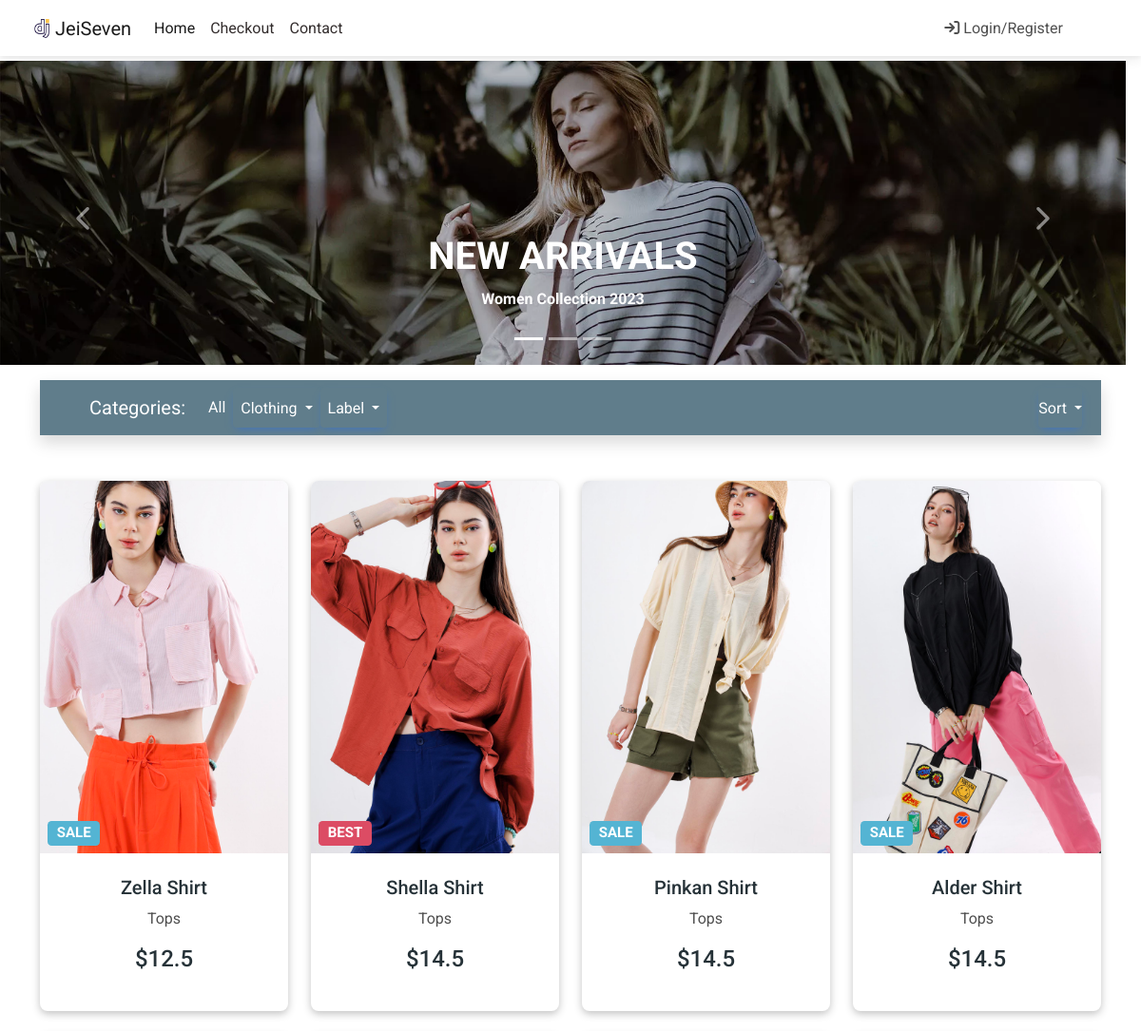
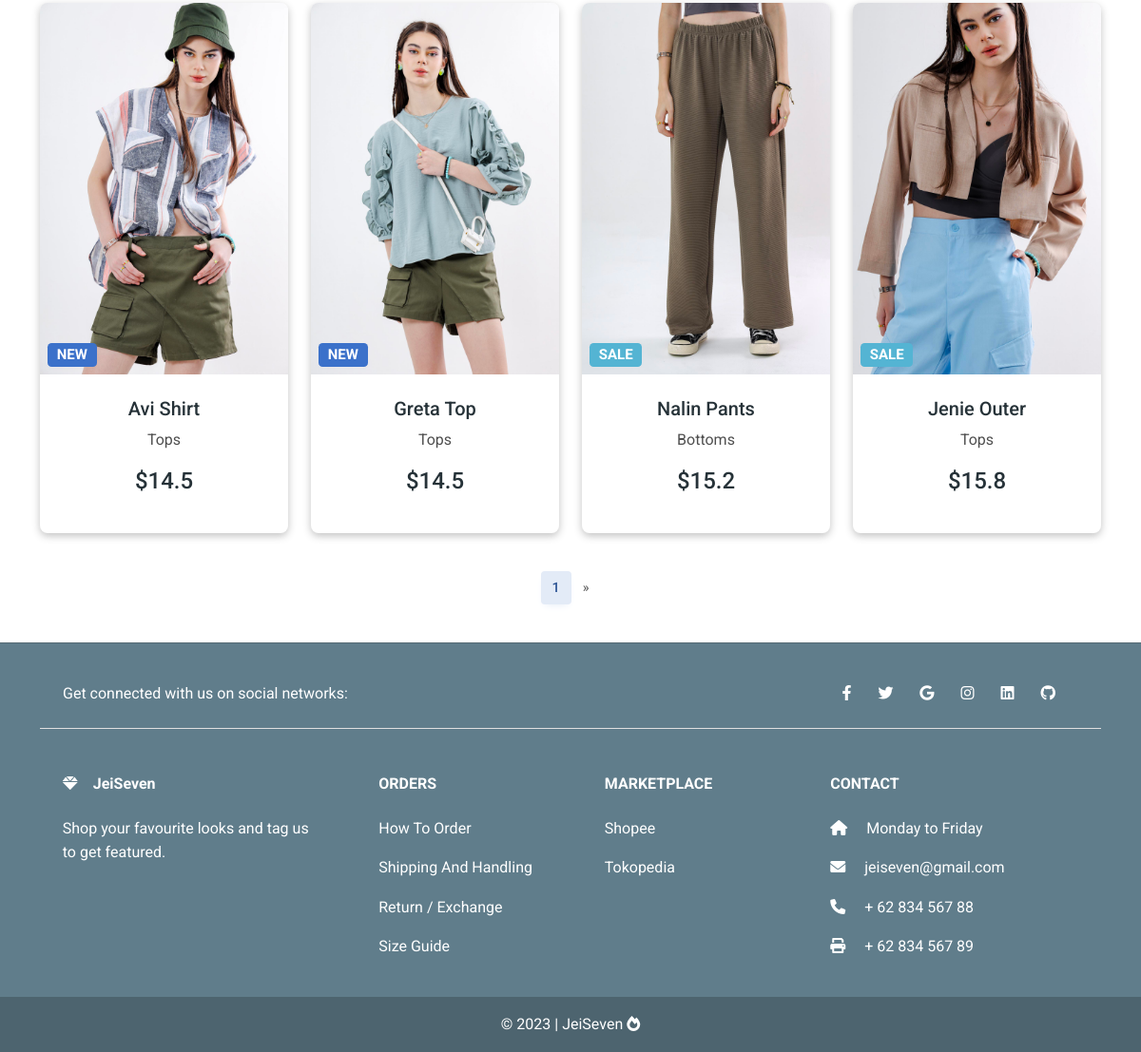
/sort/, run on the app's committed database (2 pictures, top to bottom).
### toko/models.py (models this page shows, shortened)
class ProdukItem(models.Model):
    nama_produk = models.CharField(max_length=100)
    harga = models.FloatField()
    harga_diskon = models.FloatField(blank=True, null=True)
    slug = models.SlugField(unique=True)
    deskripsi = models.TextField()
    gambar = models.ImageField(upload_to='product_pics')
    label = models.CharField(choices=PILIHAN_LABEL, max_length=4)
    kategori = models.CharField(choices=PILIHAN_KATEGORI, max_length=2)
    def get_absolute_url(self):
        return reverse("toko:produk-detail", kwargs={
            "slug": self.slug
            })

### toko/views.py (the view)
# urls.py: path('sort/', views.SortListView.as_view(), name="sort-asc"),
class SortListView(generic.ListView):
    template_name = 'sort.html'
    queryset = ProdukItem.objects.all().order_by('harga')
    paginate_by = 8

### ecomm/templates/sort.html (shortened to what this page needs)
{% extends 'base.html' %}
{% block content %}
{% include 'carousel.html' %}
<main>
    <div class="container">
        <nav class="navbar navbar-expand-lg navbar-dark mt-3 mb-5 shadow p-2" style="background-color: #607D8B">
            <div class="container-fluid">
                <a class="navbar-brand" href="#">Categories:</a>
                <div class="collapse navbar-collapse" id="navbarSupportedContent2">
                    <ul class="navbar-nav me-auto mb-2 mb-lg-0">
                        <li class="nav-item active">
                            <a class="nav-link text-white" href="{% url 'toko:products' %}">All</a>
                        </li>
                        <li class="nav-item">
                            <div class="dropdown">
                              <button
                                class="btn btn-primary dropdown-toggle nav-link text-white text-capitalize"
                                style="background-color: #607D8B"
                                type="button"
                                id="dropdownMenuButton"
                                data-mdb-toggle="dropdown"
                                aria-expanded="false"
                              >
                                Clothing
                              </button>
                            </div>
                          </li>
                          <li class="nav-item">
                            <div class="dropdown">
                              <button
                                class="btn btn-primary dropdown-toggle nav-link text-white text-capitalize"
                                style="background-color: #607D8B"
                                type="button"
                                id="dropdownMenuButton"
                                data-mdb-toggle="dropdown"
                                aria-expanded="false"
                              >
                                Label
                              </button>
                            </div>
                          </li>
                    </ul>
                    <div class="dropdown">
                      <button
                        class="btn btn-primary dropdown-toggle nav-link text-white text-capitalize"
                        style="background-color: #607d8b"
                        type="button"
                        id="dropdownMenuButton"
                        data-mdb-toggle="dropdown"
                        aria-expanded="false"
                      >
                        Sort
                      </button>
                    </div>
                </div>
            </div>
        </nav>
        <section>
            <div class="text-center">
              <div class="row">
                {% for pItem in object_list %}
                <div class="col-lg-3 col-md-6 mb-4">
                  <div class="card">
                    <div class="bg-image hover-zoom ripple ripple-surface ripple-surface-light"
                      data-mdb-ripple-color="light">
                      <img src="{{ pItem.gambar.url }}"
                        class="w-100" />
                      <a href="{{ pItem.get_absolute_url }}">
                        <div class="mask">
                          <div class="d-flex justify-content-start align-items-end h-100">
                            <h5><span class="badge bg-{{ pItem.get_label_display }} ms-2">{{ pItem.label }}</span></h5>
                          </div>
                        </div>
                      </a>
                    </div>
                    <div class="card-body">
                      <a href="{{ pItem.get_absolute_url }}" class="text-reset">
                        <h5 class="card-title mb-2">{{ pItem.nama_produk }}</h5>
                      </a>
                      <a href="" class="text-reset ">
                        <p>{{ pItem.get_kategori_display }}</p>
                      </a>
                      <h6 class="mb-3 price">${{ pItem.harga }}</h6>
                    </div>
                  </div>
                </div>
                {% empty %}
                  <p>Data Produk belum tersedia</p>
                {% endfor %}
              </div>
            </div>
          </section>
        {% if is_paginated %}
        <nav aria-label="Page navigation example" class="d-flex justify-content-center mt-3">
            <ul class="pagination">
                <li class="page-item active"><a class="page-link" href="#">{{ page_obj.number }}</a></li>
                <li class="page-item">
                  {% if page_obj.has_next %}
                    <a class="page-link" href="{{ request.path }}?page={{ page_obj.next_page_number }}" aria-label="Next">
                        <span aria-hidden="true">&raquo;</span>
                    </a>
                  {% endif %}
                </li>
            </ul>
        </nav>
        {% endif %}
    </div>
</main>
{% endblock content %}

### static/css/custom.css (style rules this page uses)
.card { box-shadow: rgba(0, 0, 0, 0.24) 0px 3px 8px; }
.price { color: #263238; font-size: 24px; }
.card-title { color:#263238 }

### data on the page
ProdukItem: gambar (picture), label "SALE", nama_produk "Zella Shirt", kategori "Tops", harga "12.5"
ProdukItem: gambar (picture), label "BEST", nama_produk "Shella Shirt", kategori "Tops", harga "14.5"
ProdukItem: gambar (picture), label "SALE", nama_produk "Pinkan Shirt", kategori "Tops", harga "14.5"
ProdukItem: gambar (picture), label "SALE", nama_produk "Alder Shirt", kategori "Tops", harga "14.5"
ProdukItem: gambar (picture), label "NEW", nama_produk "Avi Shirt", kategori "Tops", harga "14.5"
ProdukItem: gambar (picture), label "NEW", nama_produk "Greta Top", kategori "Tops", harga "14.5"
ProdukItem: gambar (picture), label "SALE", nama_produk "Nalin Pants", kategori "Bottoms", harga "15.2"
ProdukItem: gambar (picture), label "SALE", nama_produk "Jenie Outer", kategori "Tops", harga "15.8"

### other printed values
{{ page_obj.number }} "1"
